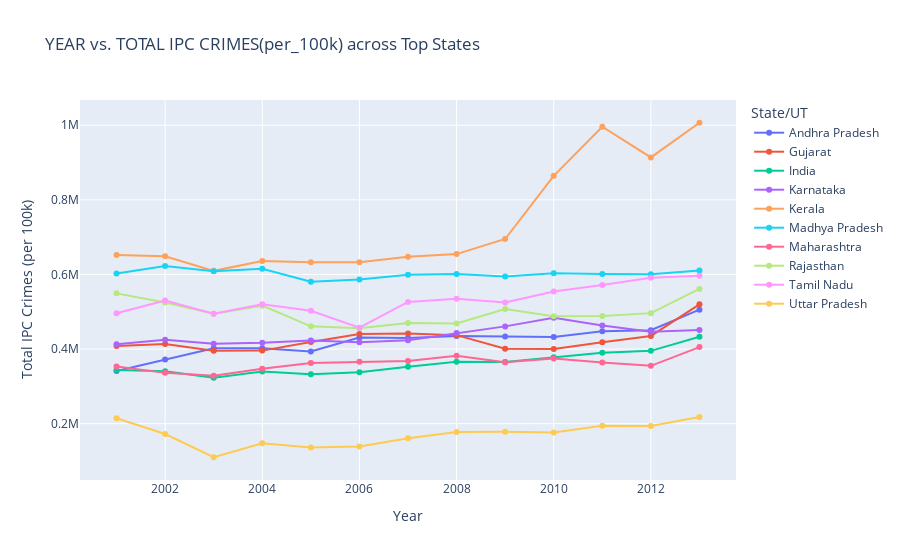

Source (notebook cell):
### Code cell
top_states = df.groupby('STATE/UT')['TOTAL IPC CRIMES'].mean().sort_values(ascending=False).head(10).index
df_filtered = df[df['STATE/UT'].isin(top_states)]

# Create line plot
fig = px.line(
    df_filtered,
    x='YEAR',
    y='TOTAL IPC CRIMES(per_100k)',
    color='STATE/UT',                # separate line for each state
    markers=True,
    title='YEAR vs. TOTAL IPC CRIMES(per_100k) across Top States',
    labels={
        'YEAR': 'Year',
        'TOTAL IPC CRIMES(per_100k)': 'Total IPC Crimes (per 100k)',
        'STATE/UT': 'State/UT'
    }
)

# Optional: customize
fig.update_traces(mode='lines+markers')
fig.update_layout(hovermode='x unified')  # hover shows all states at same year

fig.show()

### Figure 1 — Plotly figure (JSON) as saved in the notebook; plotly's stock layout.template omitted (floating-point values rounded to 4 significant figures)
{"data": [{"hovertemplate": "State/UT=Andhra Pradesh<br>Year=%{x}<br>Total IPC Crimes (per 100k)=%{y}<extra></extra>", "legendgroup": "Andhra Pradesh", "line": {"color": "#636efa", "dash": "solid"}, "marker": {"symbol": "circle"}, "mode": "lines+markers", "name": "Andhra Pradesh", "orientation": "v", "showlegend": true, "type": "scatter", "x": [2001, 2002, 2003, 2004, 2005, 2006, 2007, 2008, 2009, 2010, 2011, 2012, 2013], "xaxis": "x", "y": [341400.0, 372300.0, 402100.0, 402100.0, 393500.0, 430900.0, 429400.0, 435300.0, 433900.0, 432200.0, 447900.0, 450400.0, 505700.0], "yaxis": "y"}, {"hovertemplate": "State/UT=Gujarat<br>Year=%{x}<br>Total IPC Crimes (per 100k)=%{y}<extra></extra>", "legendgroup": "Gujarat", "line": {"color": "#EF553B", "dash": "solid"}, "marker": {"symbol": "circle"}, "mode": "lines+markers", "name": "Gujarat", "orientation": "v", "showlegend": true, "type": "scatter", "x": [2001, 2002, 2003, 2004, 2005, 2006, 2007, 2008, 2009, 2010, 2011, 2012, 2013], "xaxis": "x", "y": [408200.0, 413800.0, 395600.0, 395800.0, 419000.0, 440100.0, 441500.0, 437300.0, 401100.0, 399900.0, 418100.0, 435200.0, 519900.0], "yaxis": "y"}, {"hovertemplate": "State/UT=India<br>Year=%{x}<br>Total IPC Crimes (per 100k)=%{y}<extra></extra>", "legendgroup": "India", "line": {"color": "#00cc96", "dash": "solid"}, "marker": {"symbol": "circle"}, "mode": "lines+markers", "name": "India", "orientation": "v", "showlegend": true, "type": "scatter", "x": [2001, 2002, 2003, 2004, 2005, 2006, 2007, 2008, 2009, 2010, 2011, 2012, 2013], "xaxis": "x", "y": [344000.0, 340600.0, 323100.0, 339500.0, 332700.0, 337800.0, 352600.0, 365700.0, 365500.0, 378100.0, 390000.0, 395200.0, 432800.0], "yaxis": "y"}, {"hovertemplate": "State/UT=Karnataka<br>Year=%{x}<br>Total IPC Crimes (per 100k)=%{y}<extra></extra>", "legendgroup": "Karnataka", "line": {"color": "#ab63fa", "dash": "solid"}, "marker": {"symbol": "circle"}, "mode": "lines+markers", "name": "Karnataka", "orientation": "v", "showlegend": true, "type": "scatter", "x": [2001, 2002, 2003, 2004, 2005, 2006, 2007, 2008, 2009, 2010, 2011, 2012, 2013], "xaxis": "x", "y": [412900.0, 424600.0, 414400.0, 416700.0, 423000.0, 418500.0, 423900.0, 443200.0, 460800.0, 484100.0, 463200.0, 446500.0, 450900.0], "yaxis": "y"}, {"hovertemplate": "State/UT=Kerala<br>Year=%{x}<br>Total IPC Crimes (per 100k)=%{y}<extra></extra>", "legendgroup": "Kerala", "line": {"color": "#FFA15A", "dash": "solid"}, "marker": {"symbol": "circle"}, "mode": "lines+markers", "name": "Kerala", "orientation": "v", "showlegend": true, "type": "scatter", "x": [2001, 2002, 2003, 2004, 2005, 2006, 2007, 2008, 2009, 2010, 2011, 2012, 2013], "xaxis": "x", "y": [652300.0, 648600.0, 609600.0, 636100.0, 632600.0, 632800.0, 647300.0, 654500.0, 695000.0, 864400.0, 996100.0, 913700.0, 1007000.0], "yaxis": "y"}, {"hovertemplate": "State/UT=Madhya Pradesh<br>Year=%{x}<br>Total IPC Crimes (per 100k)=%{y}<extra></extra>", "legendgroup": "Madhya Pradesh", "line": {"color": "#19d3f3", "dash": "solid"}, "marker": {"symbol": "circle"}, "mode": "lines+markers", "name": "Madhya Pradesh", "orientation": "v", "showlegend": true, "type": "scatter", "x": [2001, 2002, 2003, 2004, 2005, 2006, 2007, 2008, 2009, 2010, 2011, 2012, 2013], "xaxis": "x", "y": [602300.0, 622900.0, 608500.0, 615200.0, 580300.0, 586600.0, 599000.0, 601000.0, 594500.0, 603100.0, 601400.0, 600800.0, 610800.0], "yaxis": "y"}, {"hovertemplate": "State/UT=Maharashtra<br>Year=%{x}<br>Total IPC Crimes (per 100k)=%{y}<extra></extra>", "legendgroup": "Maharashtra", "line": {"color": "#FF6692", "dash": "solid"}, "marker": {"symbol": "circle"}, "mode": "lines+markers", "name": "Maharashtra", "orientation": "v", "showlegend": true, "type": "scatter", "x": [2001, 2002, 2003, 2004, 2005, 2006, 2007, 2008, 2009, 2010, 2011, 2012, 2013], "xaxis": "x", "y": [353500.0, 336200.0, 328500.0, 347000.0, 362400.0, 366000.0, 367900.0, 382000.0, 364400.0, 374700.0, 363800.0, 355000.0, 405200.0], "yaxis": "y"}, {"hovertemplate": "State/UT=Rajasthan<br>Year=%{x}<br>Total IPC Crimes (per 100k)=%{y}<extra></extra>", "legendgroup": "Rajasthan", "line": {"color": "#B6E880", "dash": "solid"}, "marker": {"symbol": "circle"}, "mode": "lines+markers", "name": "Rajasthan", "orientation": "v", "showlegend": true, "type": "scatter", "x": [2001, 2002, 2003, 2004, 2005, 2006, 2007, 2008, 2009, 2010, 2011, 2012, 2013], "xaxis": "x", "y": [549300.0, 524600.0, 495000.0, 516300.0, 461000.0, 456000.0, 469600.0, 468500.0, 507400.0, 488300.0, 488300.0, 496300.0, 561100.0], "yaxis": "y"}, {"hovertemplate": "State/UT=Tamil Nadu<br>Year=%{x}<br>Total IPC Crimes (per 100k)=%{y}<extra></extra>", "legendgroup": "Tamil Nadu", "line": {"color": "#FF97FF", "dash": "solid"}, "marker": {"symbol": "circle"}, "mode": "lines+markers", "name": "Tamil Nadu", "orientation": "v", "showlegend": true, "type": "scatter", "x": [2001, 2002, 2003, 2004, 2005, 2006, 2007, 2008, 2009, 2010, 2011, 2012, 2013], "xaxis": "x", "y": [496100.0, 530100.0, 494700.0, 519900.0, 502500.0, 457400.0, 526500.0, 535000.0, 524900.0, 554200.0, 572000.0, 590800.0, 596400.0], "yaxis": "y"}, {"hovertemplate": "State/UT=Uttar Pradesh<br>Year=%{x}<br>Total IPC Crimes (per 100k)=%{y}<extra></extra>", "legendgroup": "Uttar Pradesh", "line": {"color": "#FECB52", "dash": "solid"}, "marker": {"symbol": "circle"}, "mode": "lines+markers", "name": "Uttar Pradesh", "orientation": "v", "showlegend": true, "type": "scatter", "x": [2001, 2002, 2003, 2004, 2005, 2006, 2007, 2008, 2009, 2010, 2011, 2012, 2013], "xaxis": "x", "y": [214400.0, 172300.0, 109900.0, 147600.0, 135800.0, 138600.0, 160900.0, 177700.0, 178400.0, 176600.0, 194400.0, 194000.0, 218000.0], "yaxis": "y"}], "layout": {"hovermode": "x unified", "legend": {"title": {"text": "State/UT"}, "tracegroupgap": 0}, "title": {"text": "YEAR vs. TOTAL IPC CRIMES(per_100k) across Top States"}, "xaxis": {"anchor": "y", "domain": [0, 1], "title": {"text": "Year"}}, "yaxis": {"anchor": "x", "domain": [0, 1], "title": {"text": "Total IPC Crimes (per 100k)"}}}}
